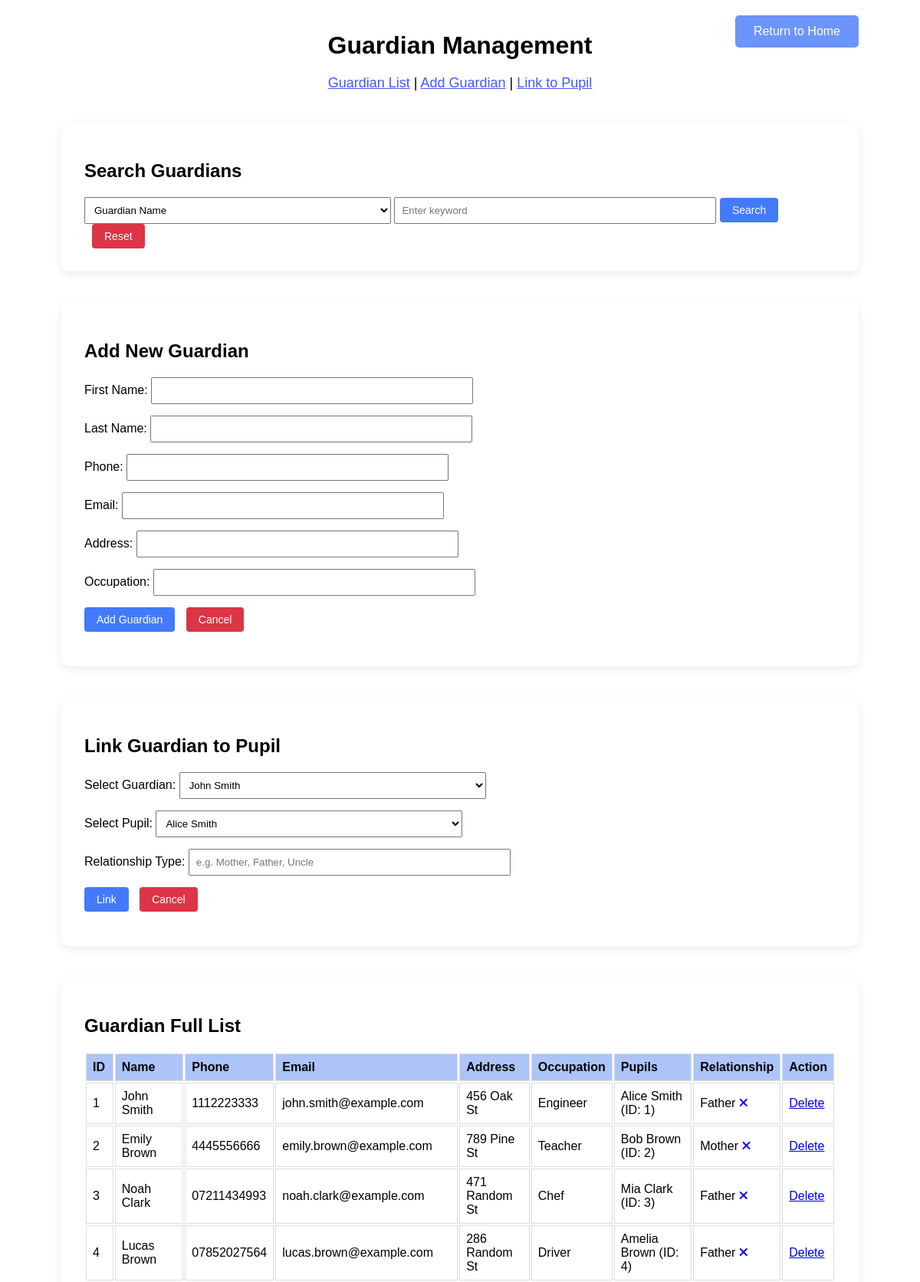
The app's page /guardian.php (upper part) with its own data.
### tables this page shows
CREATE TABLE `guardian` (
  `guardian_id` int(11) NOT NULL,
  `g_first_name` varchar(30) DEFAULT NULL,
  `g_last_name` varchar(30) DEFAULT NULL,
  `g_phone` varchar(20) DEFAULT NULL,
  `g_email` varchar(100) DEFAULT NULL,
  `g_address` varchar(255) DEFAULT NULL,
  `g_occupation` varchar(100) DEFAULT NULL
);

CREATE TABLE `pupil_guardian` (
  `pupil_id` int(11) NOT NULL,
  `guardian_id` int(11) NOT NULL,
  `relationship_type` varchar(50) DEFAULT NULL
);

CREATE TABLE `pupil` (
  `pupil_id` int(11) NOT NULL,
  `p_first_name` varchar(30) DEFAULT NULL,
  `p_last_name` varchar(30) DEFAULT NULL,
  `p_gender` enum('Male','Female') DEFAULT NULL,
  `p_birth_date` date DEFAULT NULL,
  `p_address` varchar(255) DEFAULT NULL,
  `class_id` int(11) NOT NULL
);

### guardian.php (the view, shortened to what this page needs)
<?php
$host = 'localhost';
$user = 'root';
$password = '';
$database = 'SA_PriSchool';
$conn = new mysqli($host, $user, $password, $database);
$pupil_query = $conn->query("SELECT pupil_id, CONCAT(p_first_name, ' ', p_last_name) AS name FROM pupil ORDER BY pupil_id ASC");
$all_guardians_result = $conn->query("SELECT * FROM guardian ORDER BY guardian_id ASC");
$all_guardians = [];
while ($row = $all_guardians_result->fetch_assoc()) {
    $all_guardians[] = $row;
}
$search = '';
?>
<!DOCTYPE html>
<html lang="en">
<head>
    <link rel="stylesheet" href="guardian.css">
    <link rel="stylesheet" href="https://cdnjs.cloudflare.com/ajax/libs/font-awesome/6.5.0/css/all.min.css">
</head>
<body>
<a href="homepage.php" class="home-button" aria-label="Return to homepage">
    <span class="desktop-text">Return to Home</span>
</a>
<h1>Guardian Management</h1>
<div class="nav">
    <a href="#full-list" class="nav-link">Guardian List</a> |
    <a href="#add_guardian_form" class="nav-link">Add Guardian</a> |
    <a href="#link_guardian_form" class="nav-link">Link to Pupil</a>
</div>
<div class="form-section">
    <h2>Search Guardians</h2>
    <form method="GET">
    <select name="search_type">
        <option value="name">Guardian Name</option>
    </select>
    <input type="text" name="search" placeholder="Enter keyword" value="<?= htmlspecialchars($search) ?>">
    <button type="submit">Search</button>
    <a href="guardian.php" class="btn-cancel">Reset</a>
    </form>
</div>
<section id="add_guardian_form" class="form-section">
    <h2>Add New Guardian</h2>
    <form method="POST">
        <div class="form-row">
            <label>First Name:
                <input type="text" name="first_name" required>
            </label>
        </div>
        <div class="form-row">
            <label>Last Name:
                <input type="text" name="last_name" required>
            </label>
        </div>
        <div class="form-row">
            <label>Phone:
                <input type="text" name="phone" required>
            </label>
        </div>
        <div class="form-row">
            <label>Email:
                <input type="email" name="email">
            </label>
        </div>
        <div class="form-row">
            <label>Address:
                <input type="text" name="address">
            </label>
        </div>
        <div class="form-row">
            <label>Occupation:
                <input type="text" name="occupation">
            </label>
        </div>
        <div class="form-row">
            <button type="submit">Add Guardian</button>
            <a href="?" class="btn-cancel">Cancel</a>
        </div>
    </form>
</section>
<section id="link_guardian_form" class="form-section">
    <h2>Link Guardian to Pupil</h2>
    <form method="POST">
        <div class="form-row">
            <label>Select Guardian:
                <select name="guardian_id" required>
                <?php foreach ($all_guardians as $g): ?>
                        <option value="<?= $g['guardian_id'] ?>">
                            <?= htmlspecialchars($g['g_first_name'] . ' ' . $g['g_last_name']) ?>
                        </option>
                    <?php endforeach; ?>
                </select>
            </label>
        </div>
        <div class="form-row">
            <label>Select Pupil:
                <select name="pupil_id" required>
                    <?php while ($row = $pupil_query->fetch_assoc()): ?>
                        <option value="<?= $row['pupil_id'] ?>"><?= $row['name'] ?></option>
                    <?php endwhile; ?>
                </select>
            </label>
        </div>
        <div class="form-row">
            <label>Relationship Type:
                <input type="text" name="relationship_type" placeholder="e.g. Mother, Father, Uncle" required>
            </label>
        </div>
        <div class="form-row">
            <button type="submit">Link</button>
            <a href="?" class="btn-cancel">Cancel</a>
        </div>
    </form>
</section>
<section id="full-list" class="form-section">
    <h2>Guardian Full List</h2>
    <table>
        <tr>
            <th>ID</th>
            <th>Name</th>
            <th>Phone</th>
            <th>Email</th>
            <th>Address</th>
            <th>Occupation</th>
            <th>Pupils</th>
            <th>Relationship</th>
            <th>Action</th>
        </tr>
        <?php foreach ($all_guardians as $g): ?>
            <tr>
                <td><?= $g['guardian_id'] ?></td>
                <td><?= htmlspecialchars($g['g_first_name'] . ' ' . $g['g_last_name']) ?></td>
                <td><?= htmlspecialchars($g['g_phone']) ?></td>
                <td><?= htmlspecialchars($g['g_email']) ?></td>
                <td><?= htmlspecialchars($g['g_address']) ?></td>
                <td><?= htmlspecialchars($g['g_occupation']) ?></td>
                <td>
                    <?php
                        $stmt = $conn->prepare("
                            SELECT p.pupil_id, CONCAT(p_first_name, ' ', p_last_name) AS pupil_name, relationship_type
                            FROM pupil_guardian pg
                            JOIN pupil p ON pg.pupil_id = p.pupil_id
                            WHERE pg.guardian_id = ?
                        ");
                    $stmt->bind_param("i", $g['guardian_id']);
                    $stmt->execute();
                    $result = $stmt->get_result();
                    $linked_rows = [];
                    while ($row = $result->fetch_assoc()) {
                        $linked_rows[] = $row;
                    }
                    foreach ($linked_rows as $row): ?>
                        <div><?= htmlspecialchars($row['pupil_name']) ?> (ID: <?= $row['pupil_id'] ?>)</div>
                    <?php endforeach; ?>
                </td>
                <td>
                    <?php foreach ($linked_rows as $row): ?>
                        <div>
                            <?= htmlspecialchars($row['relationship_type']) ?>
                            <a href="?action=unlink&guardian_id=<?= $g['guardian_id'] ?>&pupil_id=<?= $row['pupil_id'] ?>" onclick="return confirm('Unlink this pupil?')"><i class="fas fa-times text-danger"></i></a>
                        </div>
                    <?php endforeach; ?>
                </td>
                <td>
                    <a href="?action=delete&id=<?= $g['guardian_id'] ?>" onclick="return confirm('Are you sure?')">Delete</a>
                </td>
            </tr>
        <?php endforeach; ?>
    </table>
</section>
</body>
</html>

### guardian.css (style rules this page uses)
body { font-family: Arial; max-width: 1200px; margin: 0 auto; padding: 20px 80px; }
.home-button { position: absolute; top: 20px; right: 20px; padding: 12px 24px; margin-right: 60px; background-color: #6c95fb; color: white; text-decoration: none; border-radius: 5px; z-index: 1000; font-size: 16px; }
h1 { text-align: center; margin-bottom: 20px; }
.nav { text-align: center; margin-bottom: 20px; font-size: 18px; }
.nav-link { color: rgb(67, 88, 250); transition: color 0.3s ease; }
.form-section { background-color: #fff; padding: 30px; margin: 40px 0; border-radius: 10px; box-shadow: 0 4px 12px rgba(0, 0, 0, 0.08); }
th, td { border: 1px solid #ddd; padding: 8px; text-align: left; }
th { background-color: rgb(173, 196, 249); }
h2, h5 { text-align: start; margin-bottom: 20px; }
.form-row { margin: 15px 0; }
label { display: block; margin-bottom: 5px; }
input, select { padding: 8px; width: 80%; max-width: 400px; }
button { padding: 8px 16px; background-color: rgb(67, 122, 250); color: white; text-decoration: none; border: none; border-radius: 4px; display: inline-block; font-size: 14px; cursor: pointer; transition: background-color 0.2s ease; }
.btn-cancel { margin-left: 10px; padding: 8px 16px; background-color: #dc3545; color: white; text-decoration: none; border: none; border-radius: 4px; display: inline-block; font-size: 14px; cursor: pointer; transition: background-color 0.2s ease; }

### records on screen
guardian: guardian_id "1", g_first_name+g_last_name "John Smith", g_phone "1112223333", g_email "john.smith@example.com", g_address "456 Oak St", g_occupation "Engineer"
pupil_guardian: pupil_name "Alice Smith", pupil.pupil_id "1", relationship_type "Father"
guardian: guardian_id "2", g_first_name+g_last_name "Emily Brown", g_phone "4445556666", g_email "emily.brown@example.com", g_address "789 Pine St", g_occupation "Teacher"
pupil_guardian: pupil_name "Bob Brown", pupil.pupil_id "2", relationship_type "Mother"
guardian: guardian_id "3", g_first_name+g_last_name "Noah Clark", g_phone "07211434993", g_email "noah.clark@example.com", g_address "471 Random St", g_occupation "Chef"
pupil_guardian: pupil_name "Mia Clark", pupil.pupil_id "3", relationship_type "Father"
guardian: guardian_id "4", g_first_name+g_last_name "Lucas Brown", g_phone "07852027564", g_email "lucas.brown@example.com", g_address "286 Random St", g_occupation "Driver"
pupil_guardian: pupil_name "Amelia Brown", pupil.pupil_id "4", relationship_type "Father"

### other values on screen
form field guardian_id "John Smith"
form field pupil_id "Alice Smith"
